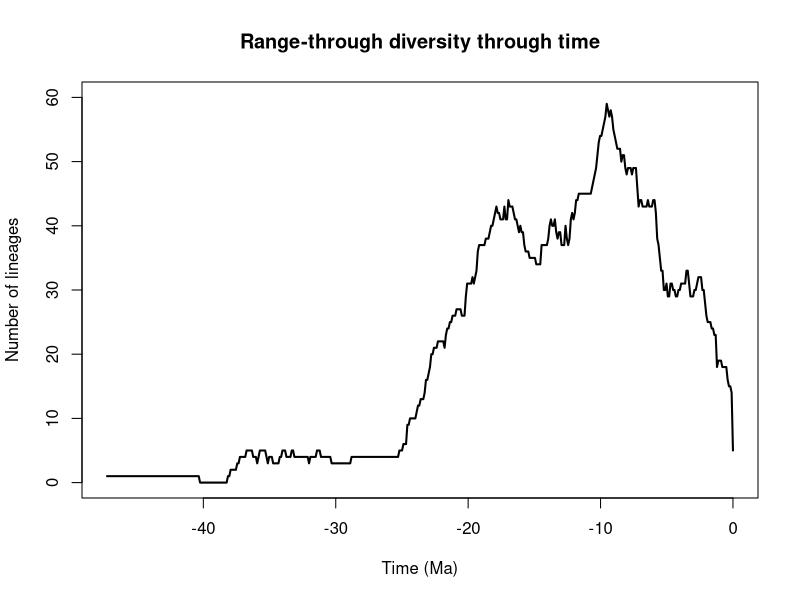

Write R code to recreate this figure.

	setwd("/Users/danielesilvestro/Software/PyRate_github/example_files/pyrate_mcmc_logs")
	tbl = read.table(file = "Rhinocerotidae_1rj_se_est_ltt.txt",header = T)
	pdf(file='Rhinocerotidae_1rj_se_est_ltt.pdf',width=12, height=9)
	time = -tbl$time
	library(scales)
	plot(time,tbl$diversity, type="n",ylab= "Number of lineages", xlab="Time (Ma)", main="Range-through diversity through time", ylim=c(0,60),xlim=c(min(time),0))
	polygon(c(time, rev(time)), c(tbl$M_div, rev(tbl$m_div)), col = alpha("#504A4B",0.5), border = NA)
	lines(time,tbl$diversity, type="l",lwd = 2)
	n<-dev.off()
	